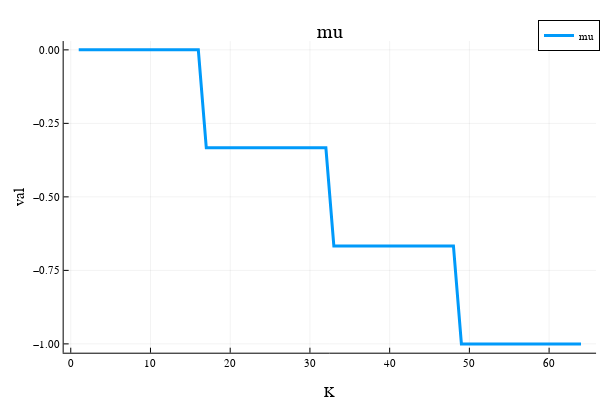

Notebook cell for this chart:
### Code cell
# @show problem.μ
x = 1:opt.K
plot(x, problem.μ, label="mu", linewidth=3)
plot!(xlabel="K", ylabel="val")  
title!("mu")

### Figure 1 — Plotly figure (JSON) as saved in the notebook; plotly's stock layout.template omitted (floating-point values rounded to 4 significant figures)
{"data": [{"colorbar": {"title": {"text": ""}}, "legendgroup": "mu", "line": {"color": "rgba(0, 154, 250, 1.000)", "dash": "solid", "shape": "linear", "width": 3}, "mode": "lines", "name": "mu", "showlegend": true, "type": "scatter", "x": [1, 2, 3, 4, 5, 6, 7, 8, 9, 10, 11, 12, 13, 14, 15, 16, 17, 18, 19, 20, 21, 22, 23, 24, 25, 26, 27, 28, 29, 30, 31, 32, 33, 34, 35, 36, 37, 38, 39, 40, 41, 42, 43, 44, 45, 46, 47, 48, 49, 50, 51, 52, 53, 54, 55, 56, 57, 58, 59, 60, 61, 62, 63, 64], "xaxis": "x", "y": [0, 0, 0, 0, 0, 0, 0, 0, 0, 0, 0, 0, 0, 0, 0, 0, -0.3333, -0.3333, -0.3333, -0.3333, -0.3333, -0.3333, -0.3333, -0.3333, -0.3333, -0.3333, -0.3333, -0.3333, -0.3333, -0.3333, -0.3333, -0.3333, -0.6667, -0.6667, -0.6667, -0.6667, -0.6667, -0.6667, -0.6667, -0.6667, -0.6667, -0.6667, -0.6667, -0.6667, -0.6667, -0.6667, -0.6667, -0.6667, -1, -1, -1, -1, -1, -1, -1, -1, -1, -1, -1, -1, -1, -1, -1, -1], "yaxis": "y", "zmax": null, "zmin": null}], "layout": {"annotations": [{"font": {"color": "rgba(0, 0, 0, 1)", "family": "sans-serif", "size": 20}, "rotation": 0, "showarrow": false, "text": "mu", "x": 0.5498, "xanchor": "center", "xref": "paper", "y": 1, "yanchor": "top", "yref": "paper"}], "height": 400, "legend": {"bgcolor": "rgba(255, 255, 255, 1.000)", "bordercolor": "rgba(0, 0, 0, 1)", "borderwidth": 1, "font": {"color": "rgba(0, 0, 0, 1)", "family": "sans-serif", "size": 11}, "title": {"font": {"color": "rgba(0, 0, 0, 1)", "family": "sans-serif", "size": 15}, "text": ""}, "tracegroupgap": 0, "traceorder": "normal", "x": 1, "xanchor": "auto", "y": 1, "yanchor": "auto"}, "margin": {"b": 20, "l": 0, "r": 0, "t": 20}, "paper_bgcolor": "rgba(255, 255, 255, 1.000)", "plot_bgcolor": "rgba(255, 255, 255, 1.000)", "showlegend": true, "width": 600, "xaxis": {"anchor": "y", "domain": [0.1061, 0.9934], "gridcolor": "rgba(0, 0, 0, 0.1)", "gridwidth": 0.5, "linecolor": "rgba(0, 0, 0, 1)", "mirror": false, "range": [-0.89, 65.89], "showgrid": true, "showline": true, "showticklabels": true, "tickangle": 0, "tickcolor": "rgb(0, 0, 0)", "tickfont": {"color": "rgba(0, 0, 0, 1)", "family": "sans-serif", "size": 11}, "tickmode": "array", "ticks": "inside", "ticktext": ["0", "10", "20", "30", "40", "50", "60"], "tickvals": [0, 10, 20, 30, 40, 50, 60], "title": {"font": {"color": "rgba(0, 0, 0, 1)", "family": "sans-serif", "size": 15}, "text": "K"}, "type": "linear", "visible": true, "zeroline": false, "zerolinecolor": "rgba(0, 0, 0, 1)"}, "yaxis": {"anchor": "x", "domain": [0.07581, 0.9415], "gridcolor": "rgba(0, 0, 0, 0.1)", "gridwidth": 0.5, "linecolor": "rgba(0, 0, 0, 1)", "mirror": false, "range": [-1.03, 0.03], "showgrid": true, "showline": true, "showticklabels": true, "tickangle": 0, "tickcolor": "rgb(0, 0, 0)", "tickfont": {"color": "rgba(0, 0, 0, 1)", "family": "sans-serif", "size": 11}, "tickmode": "array", "ticks": "inside", "ticktext": ["−1.00", "−0.75", "−0.50", "−0.25", "0.00"], "tickvals": [-1, -0.75, -0.5, -0.25, 0], "title": {"font": {"color": "rgba(0, 0, 0, 1)", "family": "sans-serif", "size": 15}, "text": "val"}, "type": "linear", "visible": true, "zeroline": false, "zerolinecolor": "rgba(0, 0, 0, 1)"}}}
